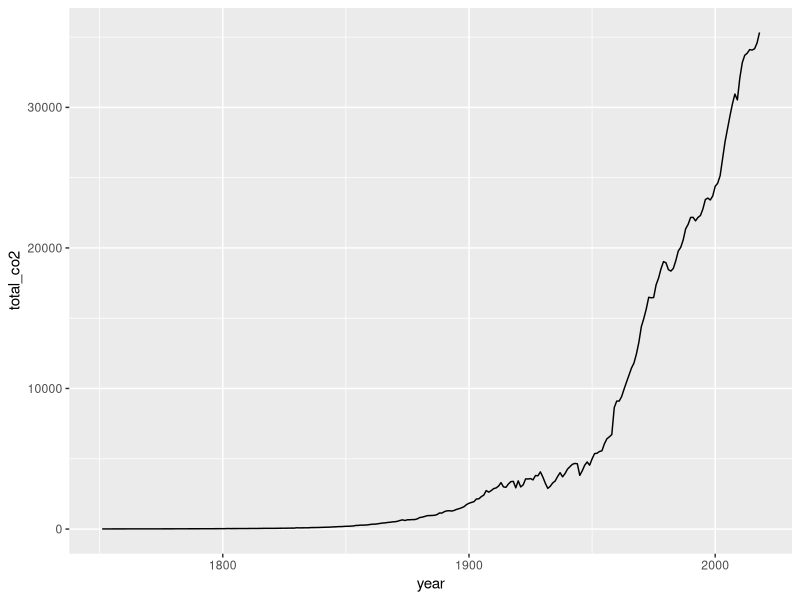
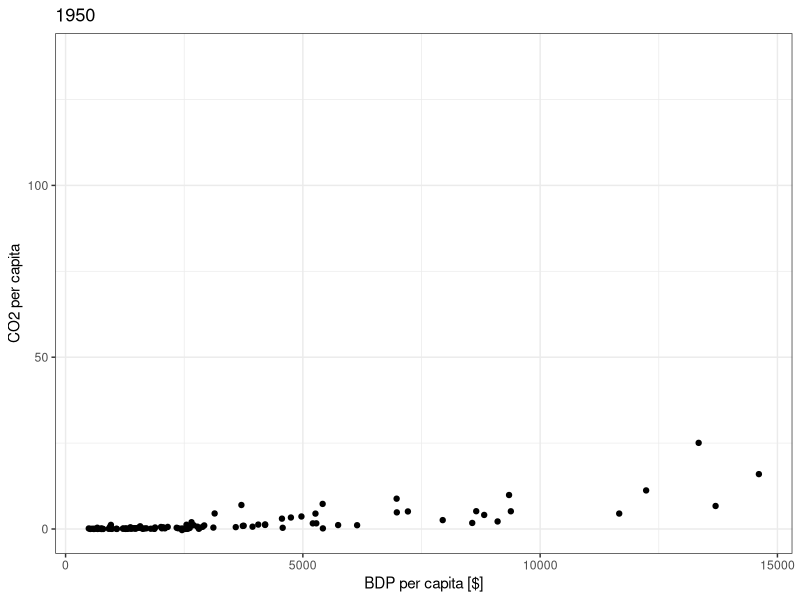
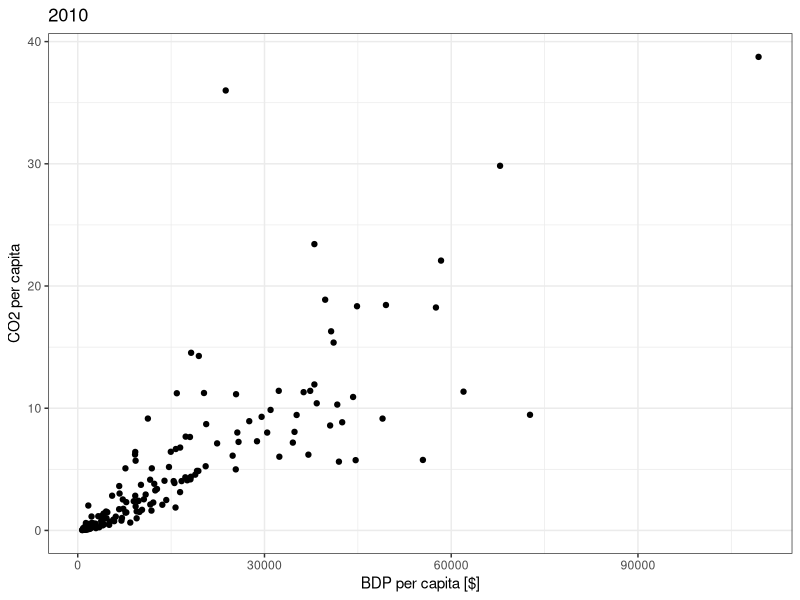

These charts were generated, in order, by the following R code:
## ---- chunk 1
knitr::opts_chunk$set(echo = TRUE)
## ---- chunk 2
# install.packages("tidyverse")
library('tidyverse')
## ---- chunk 3
GHGEmissions = read_csv("GHGEmissions_CountriesOK.csv")
## ---- chunk 4
GHGEmissions = GHGEmissions %>% filter(!is.na(iso_code))
## ---- chunk 5
GHGEmissions %>%
  group_by(year) %>%
  summarise(total_co2 = sum(co2, na.rm=T))%>%
  ggplot(aes(x=year, y=total_co2)) +
    geom_line()
## ---- chunk 6
GHGEmissions %>%
  filter(year==1950) %>%
  mutate(gdp_per_capita = gdp/population) %>%
  ggplot(aes(x=gdp_per_capita, y=co2_per_capita))+
    geom_point() +
    theme_bw()+
    ggtitle('1950')+
    xlab('BDP per capita [$]')+
    ylab('CO2 per capita')
## ---- chunk 7
GHGEmissions %>%
  filter(year==2010) %>%
  mutate(gdp_per_capita = gdp/population) %>%
  ggplot(aes(x=gdp_per_capita, y=co2_per_capita))+
    geom_point() +
    theme_bw()+
    ggtitle('2010')+
    xlab('BDP per capita [$]')+
    ylab('CO2 per capita')
## ---- chunk 8
GHGEmissions %>%
  select(year, country, co2, 18:22) %>%
  filter(year >= 2000) %>%
  summarise(total_co2 = sum(co2, na.rm=T),
            cement_co2 = sum(cement_co2, na.rm = T)/total_co2,
            coal_co2 = sum(coal_co2, na.rm = T)/total_co2,
            flaring_co2 = sum(flaring_co2, na.rm=T)/total_co2,
            gas_co2 = sum(gas_co2,na.rm=T)/total_co2,
            oil_co2 = sum(oil_co2, na.rm=T)/total_co2)
